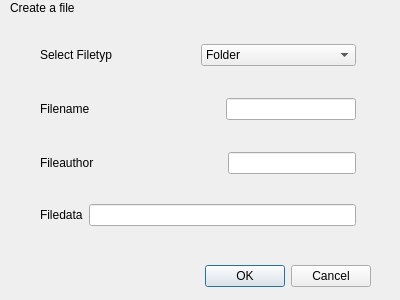
<?xml version="1.0" encoding="UTF-8"?>
<ui version="4.0">
 <class>DialogCreateFile</class>
 <widget class="QDialog" name="DialogCreateFile">
  <property name="geometry">
   <rect>
    <x>0</x>
    <y>0</y>
    <width>400</width>
    <height>300</height>
   </rect>
  </property>
  <property name="windowTitle">
   <string>Dialog</string>
  </property>
  <widget class="QDialogButtonBox" name="buttonBox">
   <property name="geometry">
    <rect>
     <x>30</x>
     <y>260</y>
     <width>341</width>
     <height>32</height>
    </rect>
   </property>
   <property name="orientation">
    <enum>Qt::Horizontal</enum>
   </property>
   <property name="standardButtons">
    <set>QDialogButtonBox::Cancel|QDialogButtonBox::Ok</set>
   </property>
  </widget>
  <widget class="QWidget" name="layoutWidget">
   <property name="geometry">
    <rect>
     <x>40</x>
     <y>20</y>
     <width>316</width>
     <height>231</height>
    </rect>
   </property>
   <layout class="QVBoxLayout" name="verticalLayout">
    <item>
     <layout class="QHBoxLayout" name="horizontalLayout">
      <item>
       <widget class="QLabel" name="label_2">
        <property name="text">
         <string>Select Filetyp</string>
        </property>
       </widget>
      </item>
      <item>
       <widget class="QComboBox" name="comboBox">
        <item>
         <property name="text">
          <string>Folder</string>
         </property>
        </item>
        <item>
         <property name="text">
          <string>txt</string>
         </property>
        </item>
        <item>
         <property name="text">
          <string>pdf</string>
         </property>
        </item>
        <item>
         <property name="text">
          <string>mp3</string>
         </property>
        </item>
        <item>
         <property name="text">
          <string>png</string>
         </property>
        </item>
        <item>
         <property name="text">
          <string>mp4</string>
         </property>
        </item>
        <item>
         <property name="text">
          <string>custom</string>
         </property>
        </item>
       </widget>
      </item>
     </layout>
    </item>
    <item>
     <layout class="QHBoxLayout" name="horizontalLayout_2">
      <item>
       <widget class="QLabel" name="label_3">
        <property name="text">
         <string>Filename</string>
        </property>
       </widget>
      </item>
      <item>
       <spacer name="horizontalSpacer">
        <property name="orientation">
         <enum>Qt::Horizontal</enum>
        </property>
        <property name="sizeHint" stdset="0">
         <size>
          <width>68</width>
          <height>26</height>
         </size>
        </property>
       </spacer>
      </item>
      <item>
       <widget class="QLineEdit" name="lineEdit"/>
      </item>
     </layout>
    </item>
    <item>
     <layout class="QHBoxLayout" name="horizontalLayout_3">
      <item>
       <widget class="QLabel" name="label_4">
        <property name="text">
         <string>Fileauthor</string>
        </property>
       </widget>
      </item>
      <item>
       <spacer name="horizontalSpacer_2">
        <property name="orientation">
         <enum>Qt::Horizontal</enum>
        </property>
        <property name="sizeHint" stdset="0">
         <size>
          <width>40</width>
          <height>20</height>
         </size>
        </property>
       </spacer>
      </item>
      <item>
       <widget class="QLineEdit" name="lineEdit_2"/>
      </item>
     </layout>
    </item>
    <item>
     <layout class="QHBoxLayout" name="horizontalLayout_4">
      <item>
       <widget class="QLabel" name="label_5">
        <property name="text">
         <string>Filedata</string>
        </property>
       </widget>
      </item>
      <item>
       <widget class="QLineEdit" name="lineEdit_3"/>
      </item>
     </layout>
    </item>
   </layout>
  </widget>
  <widget class="QLabel" name="label">
   <property name="geometry">
    <rect>
     <x>10</x>
     <y>0</y>
     <width>141</width>
     <height>16</height>
    </rect>
   </property>
   <property name="text">
    <string>Create a file</string>
   </property>
  </widget>
 </widget>
 <resources/>
 <connections>
  <connection>
   <sender>buttonBox</sender>
   <signal>accepted()</signal>
   <receiver>DialogCreateFile</receiver>
   <slot>accept()</slot>
   <hints>
    <hint type="sourcelabel">
     <x>248</x>
     <y>254</y>
    </hint>
    <hint type="destinationlabel">
     <x>157</x>
     <y>274</y>
    </hint>
   </hints>
  </connection>
  <connection>
   <sender>buttonBox</sender>
   <signal>rejected()</signal>
   <receiver>DialogCreateFile</receiver>
   <slot>reject()</slot>
   <hints>
    <hint type="sourcelabel">
     <x>316</x>
     <y>260</y>
    </hint>
    <hint type="destinationlabel">
     <x>286</x>
     <y>274</y>
    </hint>
   </hints>
  </connection>
 </connections>
</ui>
